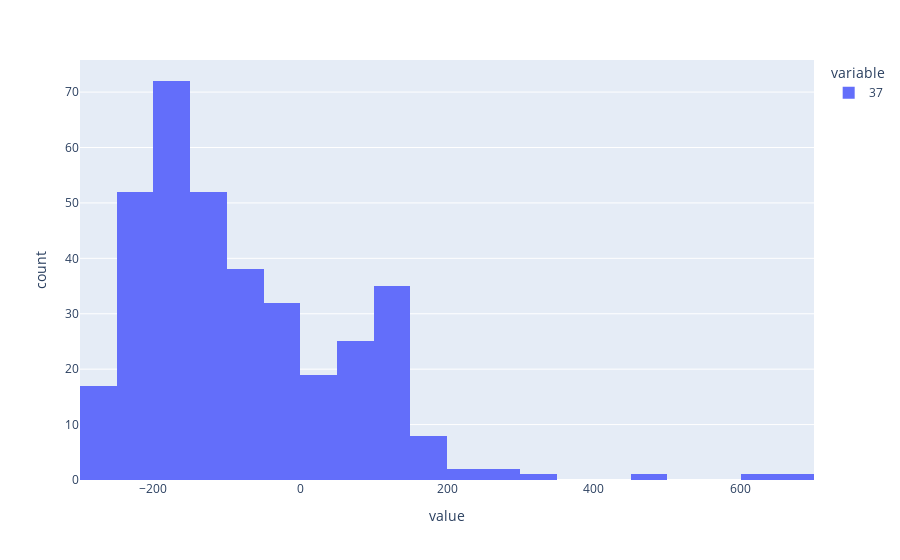

Notebook code cell kept with this figure:
### Code cell
diffs.apply(lambda c: c.dt.total_seconds(), axis=0)['37'].hist()
# things to fix: NaN and NAT esp in csv parsing
# better way truncate dates?
#

### Figure 1 — Plotly figure (JSON) as saved in the notebook; plotly's stock layout.template omitted (floating-point values rounded to 4 significant figures; data arrays with more than 128 entries replaced by an {"elided": "..."} marker saying what was removed)
{"data": [{"alignmentgroup": "True", "bingroup": "x", "hovertemplate": "variable=37<br>value=%{x}<br>count=%{y}<extra></extra>", "legendgroup": "37", "marker": {"color": "#636efa"}, "name": "37", "offsetgroup": "37", "orientation": "v", "showlegend": true, "type": "histogram", "x": {"elided": "393 float values"}, "xaxis": "x", "yaxis": "y"}], "layout": {"barmode": "relative", "legend": {"title": {"text": "variable"}, "tracegroupgap": 0}, "margin": {"t": 60}, "xaxis": {"anchor": "y", "domain": [0.0, 1.0], "title": {"text": "value"}}, "yaxis": {"anchor": "x", "domain": [0.0, 1.0], "title": {"text": "count"}}}}
